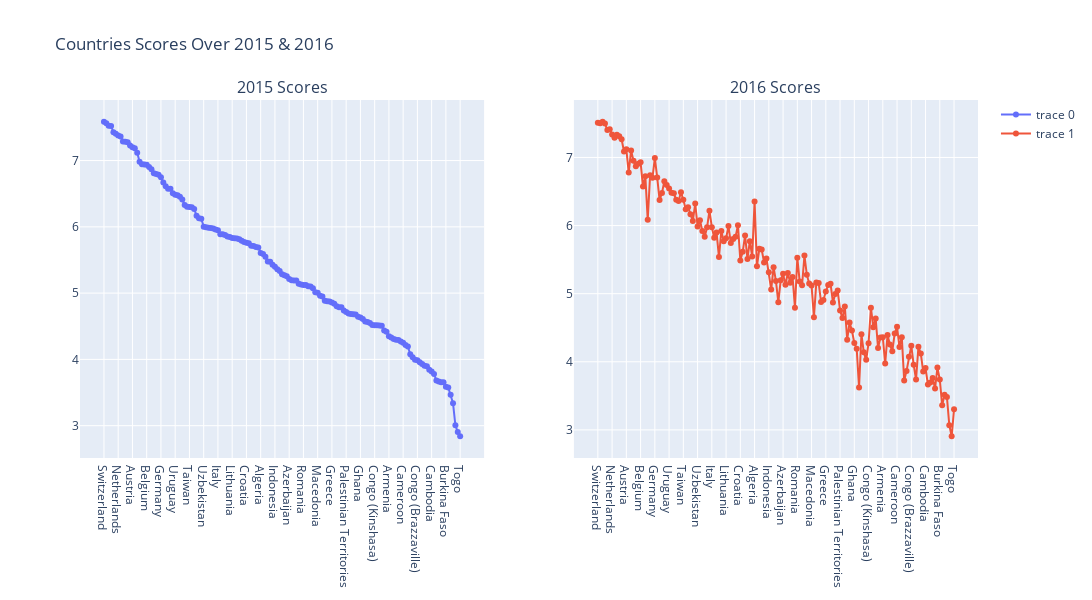

Source (notebook cell):
### Code cell
# visualize the countries score in 2015 & 2016
fig = make_subplots(rows=1, cols=2, subplot_titles=("2015 Scores", "2016 Scores"))

fig.add_trace(
    go.Scatter(x=df_2015_2016["Country"], y=df_2015_2016["Happiness Score 2015"], mode='markers+lines'),
    row=1, col=1
)

fig.add_trace(
    go.Scatter(x=df_2015_2016["Country"], y=df_2015_2016["Happiness Score 2016"], mode='markers+lines'),
    row=1, col=2
)
fig.update_layout(height=600, width=1500, title_text="Countries Scores Over 2015 & 2016")
fig.show()

### Figure 1 — Plotly figure (JSON) as saved in the notebook; plotly's stock layout.template omitted (floating-point values rounded to 4 significant figures; data arrays with more than 128 entries replaced by an {"elided": "..."} marker saying what was removed)
{"data": [{"mode": "markers+lines", "type": "scatter", "x": {"elided": "151 str values"}, "xaxis": "x", "y": {"elided": "151 float values"}, "yaxis": "y"}, {"mode": "markers+lines", "type": "scatter", "x": {"elided": "151 str values"}, "xaxis": "x2", "y": {"elided": "151 float values"}, "yaxis": "y2"}], "layout": {"annotations": [{"font": {"size": 16}, "showarrow": false, "text": "2015 Scores", "x": 0.225, "xanchor": "center", "xref": "paper", "y": 1, "yanchor": "bottom", "yref": "paper"}, {"font": {"size": 16}, "showarrow": false, "text": "2016 Scores", "x": 0.775, "xanchor": "center", "xref": "paper", "y": 1, "yanchor": "bottom", "yref": "paper"}], "height": 600, "title": {"text": "Countries Scores Over 2015 & 2016"}, "width": 1500, "xaxis": {"anchor": "y", "domain": [0, 0.45]}, "xaxis2": {"anchor": "y2", "domain": [0.55, 1]}, "yaxis": {"anchor": "x", "domain": [0, 1]}, "yaxis2": {"anchor": "x2", "domain": [0, 1]}}}
